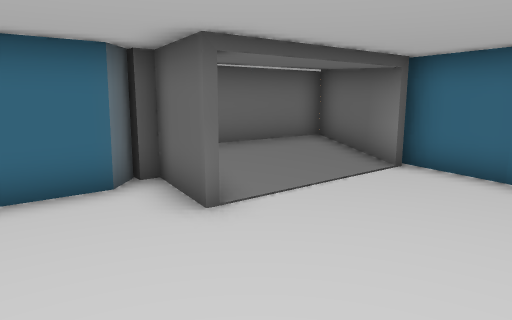
View 1 (above)

12 first-person views from a walk through a 3-D level made in the Unity game engine. The camera is 1.5 m above the floor, tilts 10° down and sees 70° across. The floor is counted in squares, 1 m on a side. Each view is taken from the middle of a square. On the plan, view 1 faces up. The plan holds only what a view shows up to about 16 squares ahead; the rest is blank. The place goes on beyond the plan. Some animated figures are not drawn.

View 2
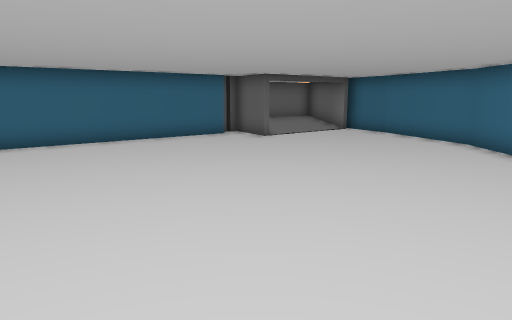

View 3
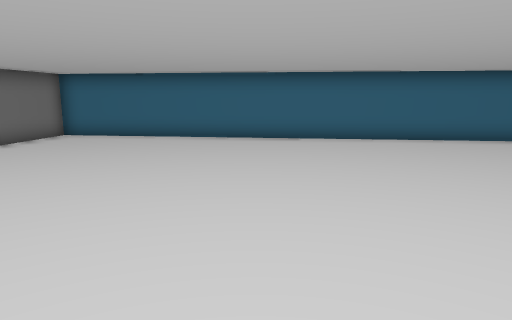

View 4
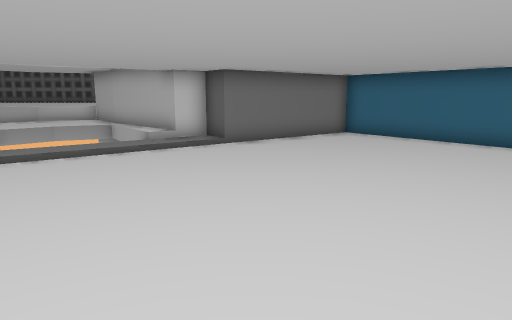

View 5
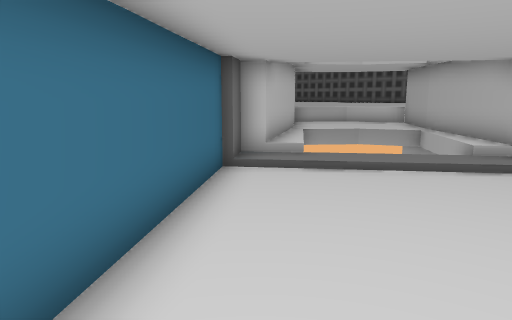

View 6
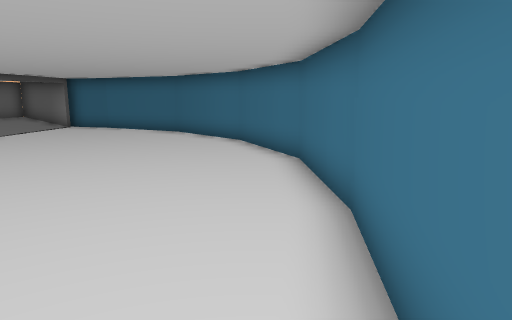

View 7
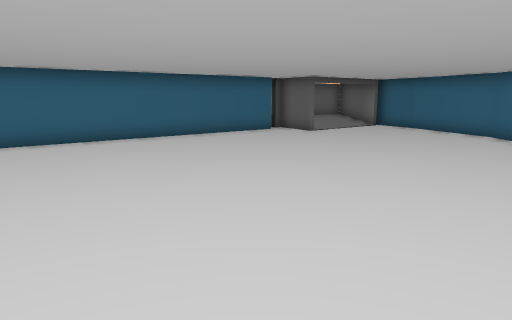

View 8
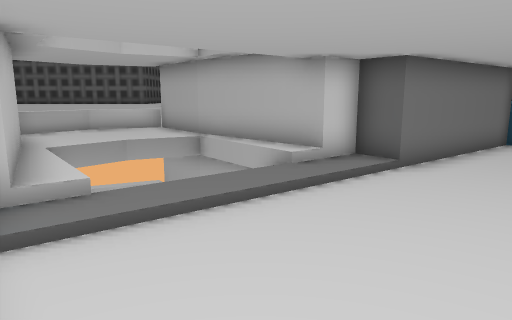

View 9
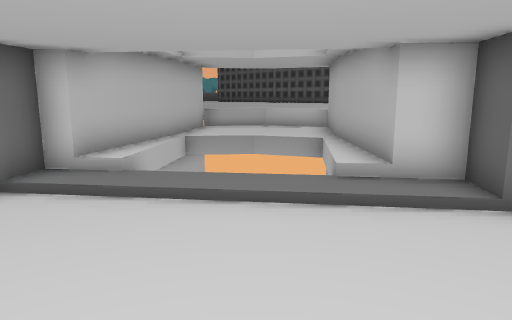

View 10
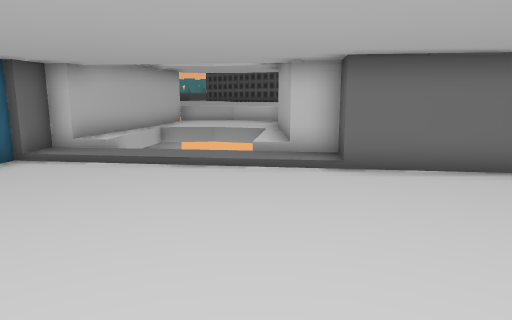

View 11
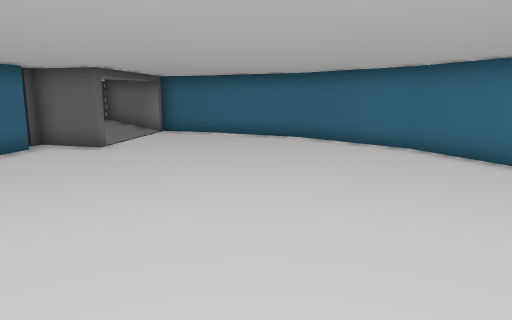

View 12
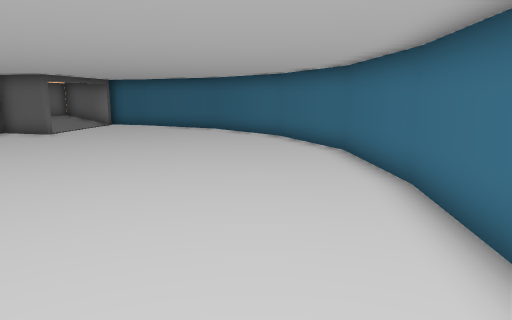

### Floor plan
Key: @ floor where view 1 was taken; # wall or solid block; . main floor; : floor 0.5 m higher than the main floor; / step, stairs or slope; ^ raised ledge; v drop or lower ground.
Columns run from 17 left of view 1 to 6 right of it. Each row starts with its distance up from view 1.
 10                  ###
  9                 ##:##
  8                 #///##
  7                ##//..##
  6               ###/....#
  5             ###.#.....#
  4            ##.........##
  3           ##...........#
  2          ##............#
  1        ###.............#
  0       ##.........@.....#
 -1      ##................#
 -2    ###.................#
 -3   ##..................##
 -4   #...................#
 -5   #..................##
 -6   ##.................#
 -7    ##...............##
 -8     #..............##
 -9     ##............##
-10     ##/.........###
-11     ##//.......##
-12    ##v///.....##
-13   ##v  //....##
-14  ##v    //.###
-15 ##::v  v:###
-16 ^::::vv###
-17  ^:::###
-18  ^^###

Positions as (right, up) in squares from view 1, and headings:
1: (0, 0), facing up
2: (-1, -9), facing up
3: (0, -9), facing up-left
4: (0, -8), facing left
5: (-2, -9), facing down-left
6: (-3, -11), facing up-right
7: (-3, -11), facing up
8: (-4, -12), facing left
9: (-6, -8), facing down-left
10: (-5, -5), facing down-left
11: (-5, -6), facing up-right
12: (-5, -11), facing up-right
